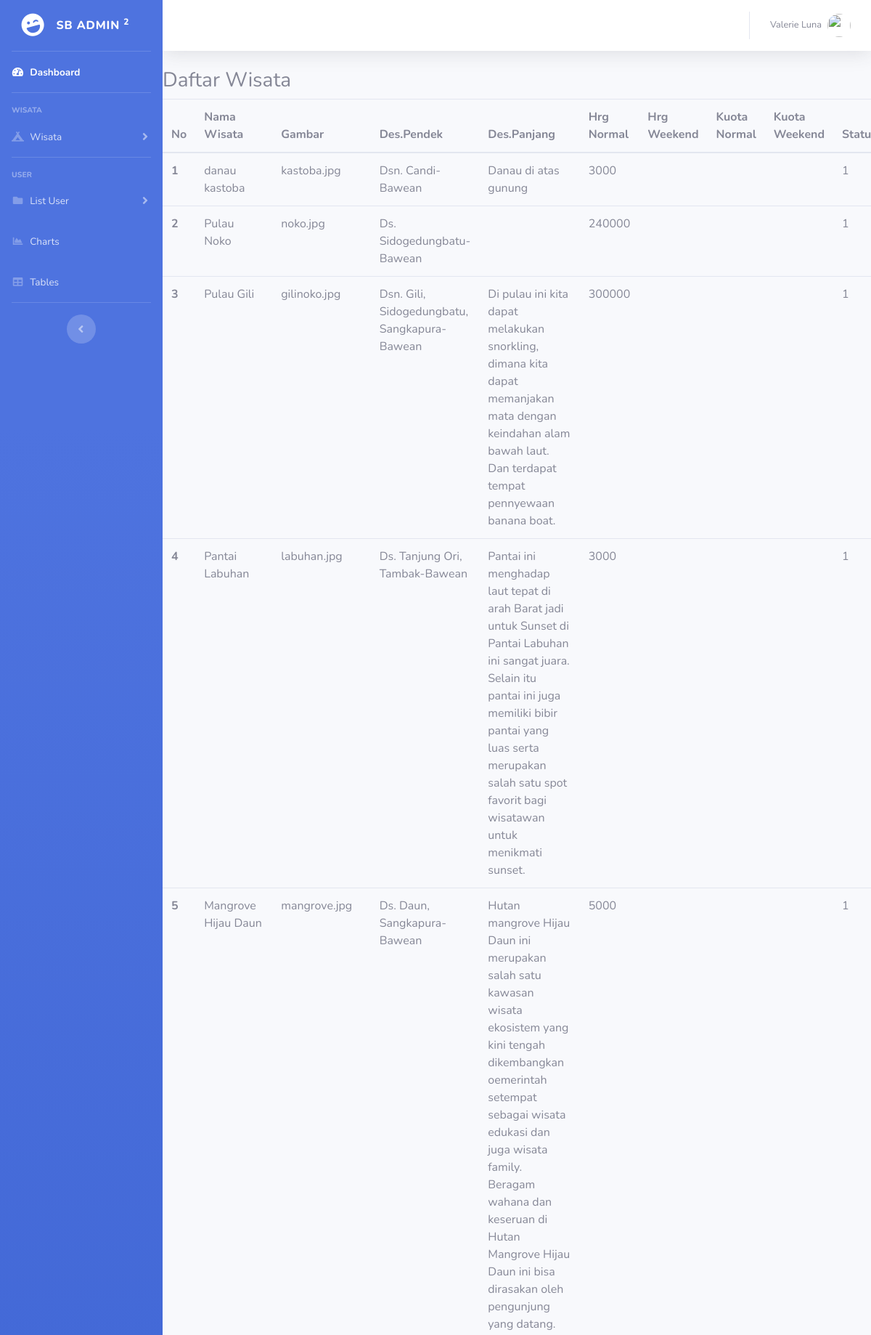
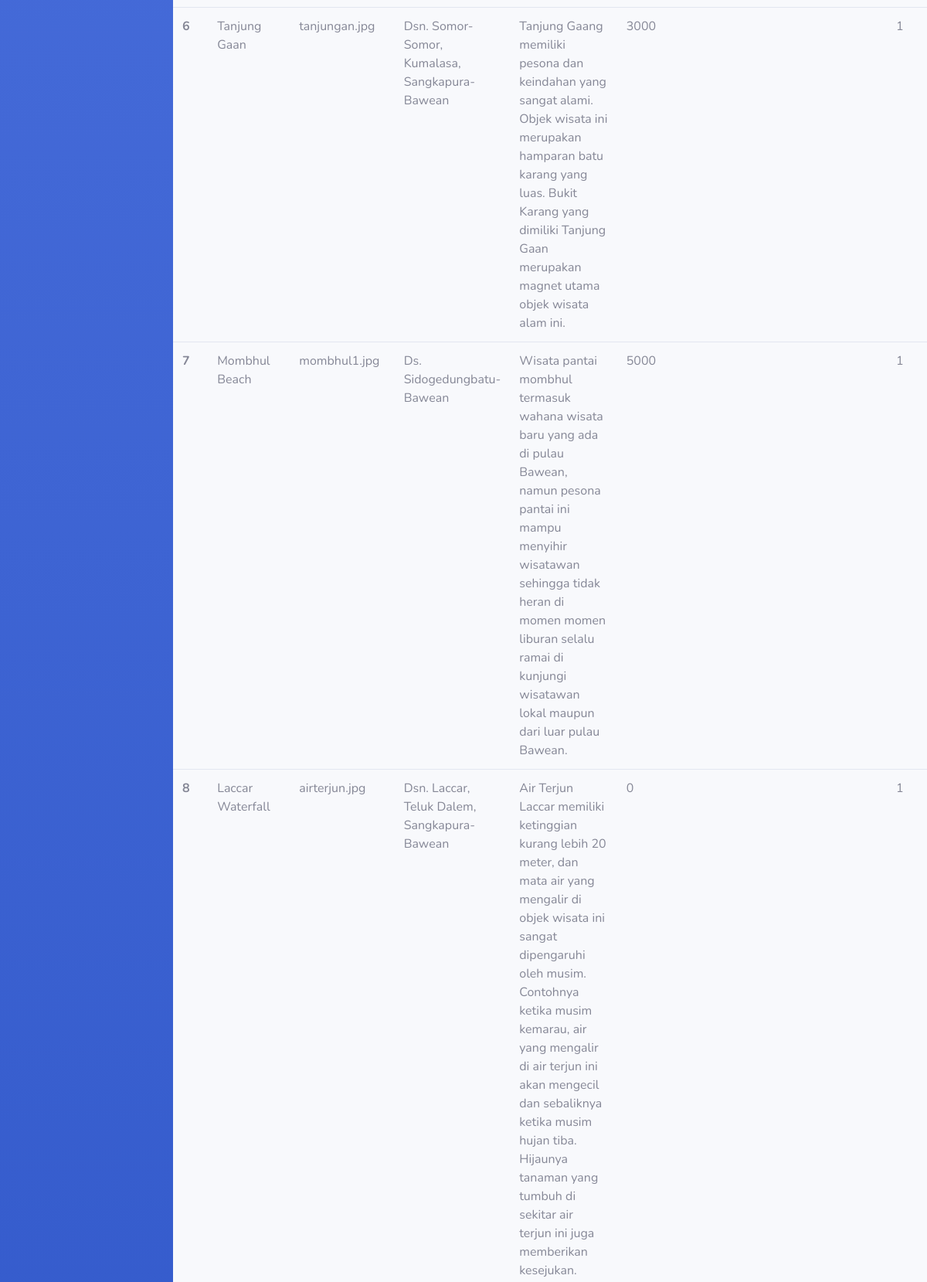
The app's page /index.php/c_admin/wisata (upper part) with its own data (2 pictures, top to bottom).
### tables this page shows
CREATE TABLE `wisata` (
  `wis_id` int(11) NOT NULL,
  `wis_nama` varchar(200) NOT NULL,
  `wis_img` varchar(200) NOT NULL,
  `wis_desc_short` text NOT NULL,
  `wis_desc_long` text NOT NULL,
  `wis_hrg_weekday` decimal(10,0) NOT NULL,
  `wis_status` int(11) NOT NULL
);

### application/controllers/C_admin.php (called while the page is built, shortened)
<?php
class C_admin extends CI_Controller {
	function __construct(){
		$this->load->model('M_wisata');
	}
	public function wisata(){
		$data['wisata'] = $this->M_wisata->tampil_data()->result();
		$this->load->view('templates/admin/header');
		$this->load->view('templates/admin/sidebar');
		$this->load->view('admin/a_wisata' , $data);
		$this->load->view('templates/admin/footer');
	}
}
?>

### index.php (called while the page is built, shortened)
<?php
require_once BASEPATH.'core/CodeIgniter.php';

### application/models/M_wisata.php (called while the page is built, shortened)
<?php
class M_wisata extends CI_Model
{
	public function tampil_data()
	{
		return $this->db->get('wisata');
	}
}

### application/views/admin/a_wisata.php (the view, shortened to what this page needs)
<h3>Daftar Wisata</h3>
<table class="table table-hover">
  <thead>
    <tr>
      <th scope="col">No</th>
      <th scope="col">Nama Wisata</th>
      <th scope="col">Gambar</th>
      <th scope="col">Des.Pendek</th>
      <th scope="col">Des.Panjang</th>
      <th scope="col">Hrg Normal</th>
      <th scope="col">Hrg Weekend</th>
      <th scope="col">Kuota Normal</th>
      <th scope="col">Kuota Weekend</th>
      <th scope="col">Status</th>
    </tr>
  </thead>
  <tbody>
    <?php
    $no = 1;
    foreach ($wisata as $wis ):
 ?>
    <tr>
      <th scope="row"><?php echo $no; $no++; ?></th>
      <td><?php echo $wis->wis_nama; ?></td>
      <td><?php echo $wis->wis_img; ?></td>
      <td><?php echo $wis->wis_desc_short; ?></td>
      <td><?php echo $wis->wis_desc_long; ?></td>
      <td><?php echo $wis->wis_hrg_weekday; ?></td>
      <td><?php echo $wis->wis_hrg_weekend; ?></td>
      <td><?php echo $wis->wis_kuota_weekday; ?></td>
      <td><?php echo $wis->wis_kuota_weekend; ?></td>
      <td><?php echo $wis->wis_status; ?></td>
    </tr>
    <?php endforeach ?>
  </tbody>
</table>

### records on screen
wisata: wis_nama "danau kastoba", wis_img "kastoba.jpg", wis_desc_short "Dsn. Candi-Bawean", wis_desc_long "Danau di atas gunung", wis_hrg_weekday "3000", wis_status "1"
wisata: wis_nama "Pulau Noko", wis_img "noko.jpg", wis_desc_short "Ds. Sidogedungbatu-Bawean", wis_hrg_weekday "240000", wis_status "1"
wisata: wis_nama "Pulau Gili", wis_img "gilinoko.jpg", wis_desc_short "Dsn. Gili, Sidogedungbatu, Sangkapura-Bawean", wis_desc_long "Di pulau ini kita dapat melakukan snorkling, dimana kita dapat memanjakan mata dengan keindahan alam bawah laut. Dan terdapat tempat pennyewaan banana boat.", wis_hrg_weekday "300000", wis_status "1"
wisata: wis_nama "Pantai Labuhan", wis_img "labuhan.jpg", wis_desc_short "Ds. Tanjung Ori, Tambak-Bawean", wis_desc_long "Pantai ini menghadap laut tepat di arah Barat jadi untuk Sunset di Pantai Labuhan ini sangat juara. Selain itu pantai ini juga memiliki bibir pantai yang luas serta merupakan salah satu spot favorit bagi wisatawan untuk menikmati sunset.", wis_hrg_weekday "3000", wis_status "1"
wisata: wis_nama "Mangrove Hijau Daun", wis_img "mangrove.jpg", wis_desc_short "Ds. Daun, Sangkapura-Bawean", wis_desc_long "Hutan mangrove Hijau Daun ini merupakan salah satu kawasan wisata ekosistem yang kini tengah dikembangkan oemerintah setempat sebagai wisata edukasi dan juga wisata family. Beragam wahana dan keseruan di Hutan Mangrove Hijau Daun ini bisa dirasakan oleh pengunjung yang datang.", wis_hrg_weekday "5000", wis_status "1"
wisata: wis_nama "Tanjung Gaan", wis_img "tanjungan.jpg", wis_desc_short "Dsn. Somor-Somor, Kumalasa, Sangkapura-Bawean", wis_desc_long "Tanjung Gaang memiliki pesona dan keindahan yang sangat alami. Objek wisata ini merupakan hamparan batu karang yang luas. Bukit Karang yang dimiliki Tanjung Gaan merupakan magnet utama objek wisata alam ini.", wis_hrg_weekday "3000", wis_status "1"
wisata: wis_nama "Mombhul Beach", wis_img "mombhul1.jpg", wis_desc_short "Ds. Sidogedungbatu-Bawean", wis_desc_long "Wisata pantai mombhul termasuk wahana wisata baru yang ada di pulau Bawean, namun pesona pantai ini mampu menyihir wisatawan sehingga tidak heran di momen momen liburan selalu ramai di kunjungi wisatawan lokal maupun dari luar pulau Bawean.", wis_hrg_weekday "5000", wis_status "1"
wisata: wis_nama "Laccar Waterfall", wis_img "airterjun.jpg", wis_desc_short "Dsn. Laccar, Teluk Dalem, Sangkapura-Bawean", wis_desc_long "Air Terjun Laccar memiliki ketinggian kurang lebih 20 meter, dan mata air yang mengalir di objek wisata ini sangat dipengaruhi oleh musim. Contohnya ketika musim kemarau, air yang mengalir di air terjun ini akan mengecil dan sebaliknya ketika musim hujan tiba. Hijaunya tanaman yang tumbuh di sekitar air terjun ini juga memberikan kesejukan.", wis_hrg_weekday "0", wis_status "1"
